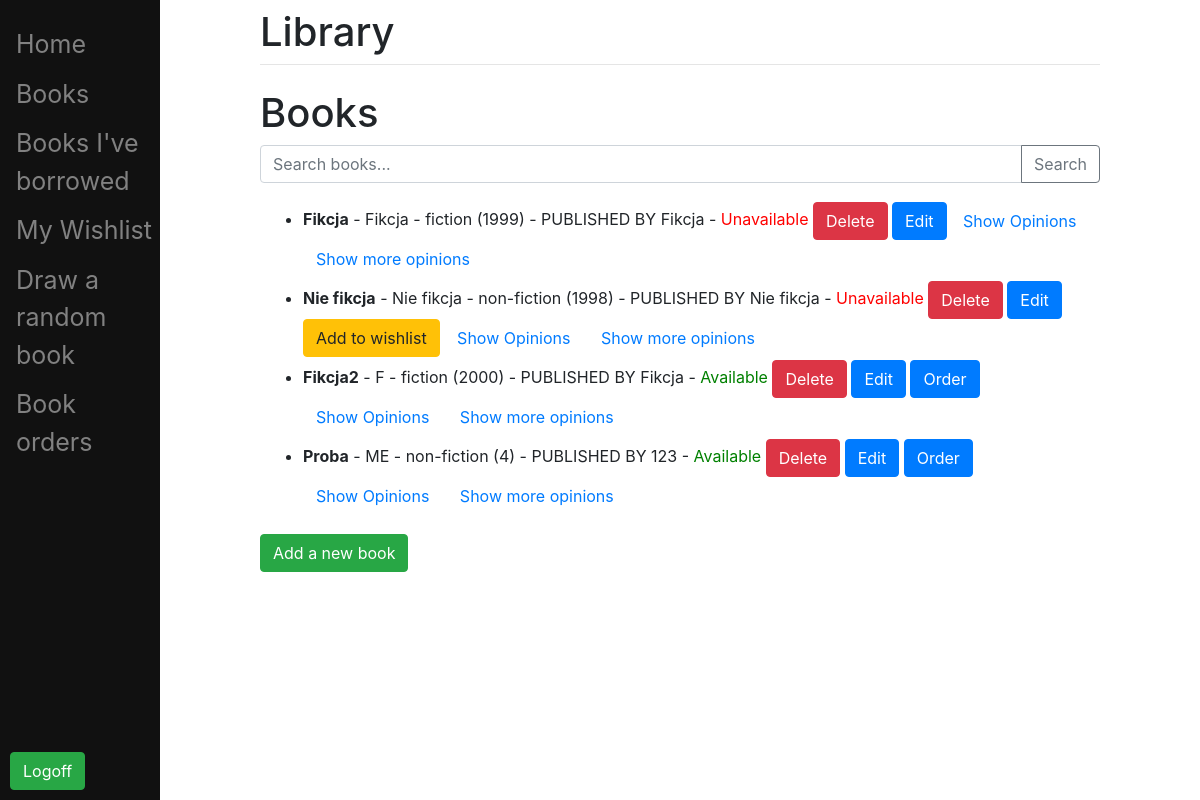
The app's page /books/ (signed in), older data.
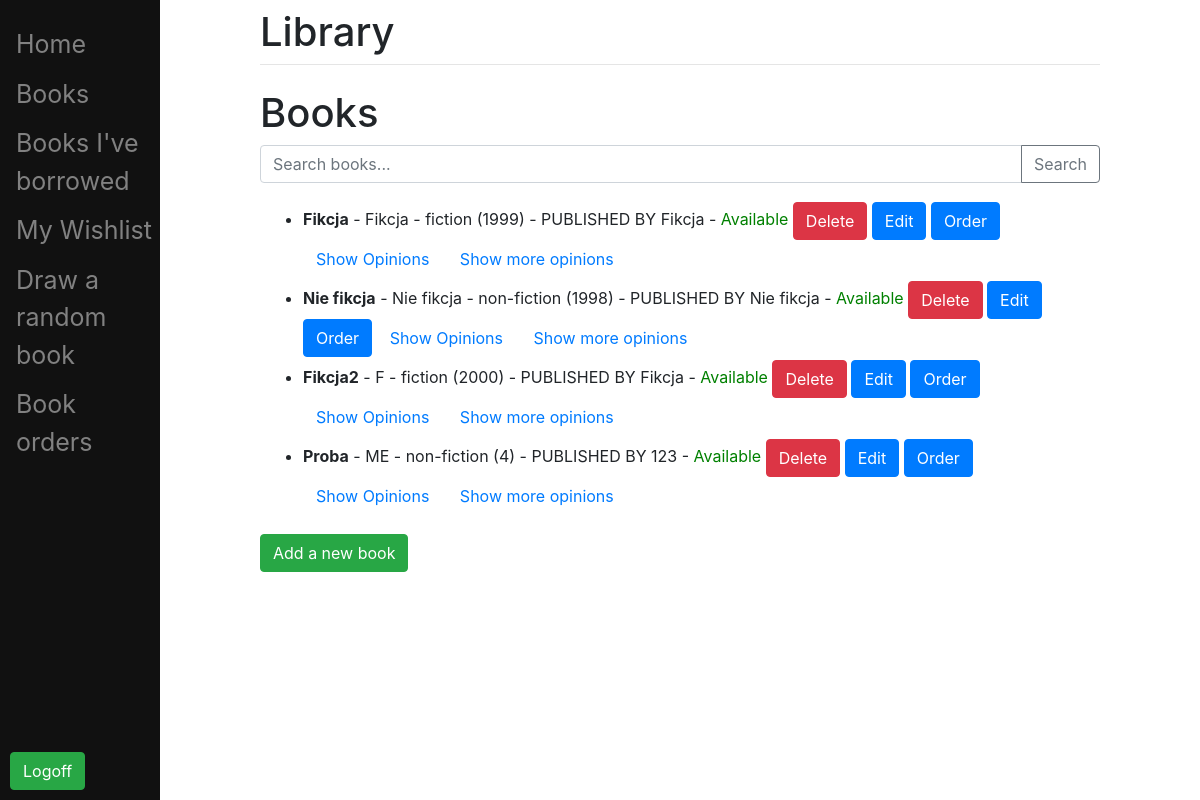
The same page, newer data.
### app/models.py (models this page shows, shortened)
class Book(models.Model):
    GENRE_CHOICES = [
        ('fiction', 'Fiction'),
        ('non-fiction', 'Non-Fiction'),
        ('fantasy', 'Fantasy'),
        ]
    title = models.CharField(max_length=200)
    author = models.CharField(max_length=200)
    genre = models.CharField(max_length=20, choices=GENRE_CHOICES)
    year = models.IntegerField()
    borrowed_by = models.ForeignKey(User, on_delete=models.CASCADE, related_name="book", null=True, blank=True)
    available = models.BooleanField(default=True)
    quantity = models.PositiveIntegerField(default=1)
    publisher = models.CharField(max_length=200,null=True, blank=True)

### app/views.py (the view)
# urls.py: path('books/', views.book_list, name='book_list'),
@login_required
def book_list(request):
    query = request.GET.get('search_query')
    if query:
        books = Book.objects.filter(title__icontains=query) | Book.objects.filter(author__icontains=query) | Book.objects.filter(genre__icontains=query)
    else:
        books = Book.objects.all()
    for book in books:
        book.user_has_opinion = book.localopinions_set.filter(user=request.user).exists()
    user = request.user
    return render(request, 'app/book_list.html', {'books': books, 'user': user})

### app/templates/app/book_list.html (shortened to what this page needs)
{% extends 'app/base.html' %}
{% block content %}
<h1>Books</h1>
<form method="get" action="{% url 'book_list' %}">
    <div class="input-group mb-3">
        <input type="text" class="form-control" id="searchInput" placeholder="Search books..." name="search_query" value="{{ request.GET.search_query }}">
        <div class="input-group-append">
            <button class="btn btn-outline-secondary" type="submit">Search</button>
        </div>
    </div>
</form>
<div class="input-group-prepend" style="text-align: left;">
    <ul>
        {% for book in books %}
            <li style="margin:3px">
                <strong>{{ book.title }}</strong> - {{ book.author }} - {{ book.genre }} ({{ book.year }}) - PUBLISHED BY {{ book.publisher }} -
                {% if book.available %}
                    <span style="color:green;">Available</span>
                {% else %}
                    <span style="color:red;">Unavailable</span>
                {% endif %}
                {% for group in user.groups.all %}
                    {% if group.name == 'Employees' %}
                    <form action="{% url 'delete_book' book.id %}" method="post" style="display: inline;" class="form-group">
                        <button type="submit" class="btn btn-danger">Delete</button>
                    </form>
                <a href="{% url 'edit_book' book.id %}" class="btn btn-primary">Edit</a>
                {% endif %}
                {% endfor %}
                {% if book.available %}
                <form id="borrowForm{{ book.id }}" action="{% url 'borrow_book' book.id %}" method="post" style="display: inline;" class="form-group">
                    <button type="button" class="btn btn-primary borrowButton" data-book-id="{{ book.id }}">Order</button>
                </form>
                {% endif %}
                {% if not book.available %}
                    {% if not book.borrowed_by == user %}
                    <form action="{% url 'add_to_wishlist' book.id %}" method="post" style="display: inline;" class="form-group">
                    <button type="submit" class="btn btn-warning">Add to wishlist</button>
                    </form>
                    {% endif %}
                {% endif %}
                <button class="btn btn-link" data-toggle="collapse" data-target="#opinions{{ book.id }}">Show Opinions</button>
                <button class="btn btn-link show-more-opinions" data-book-id="{{ book.id }}">Show more opinions</button>
            </li>
        {% endfor %}
    </ul>
</div>
{% for group in user.groups.all %}
    {% if group.name == 'Employees' %}
<a href="{% url 'add_book' %}" class="btn btn-success">Add a new book</a>
    {% endif %}
{% endfor %}
{% endblock %}

Row changes from the older to the newer data that the page shows:
changed Book (number 1 of 4 on the later page): available "Unavailable" → "Available Order"
changed Book "Nie fikcja": available "Unavailable Add to wishlist" → "Available Order"
